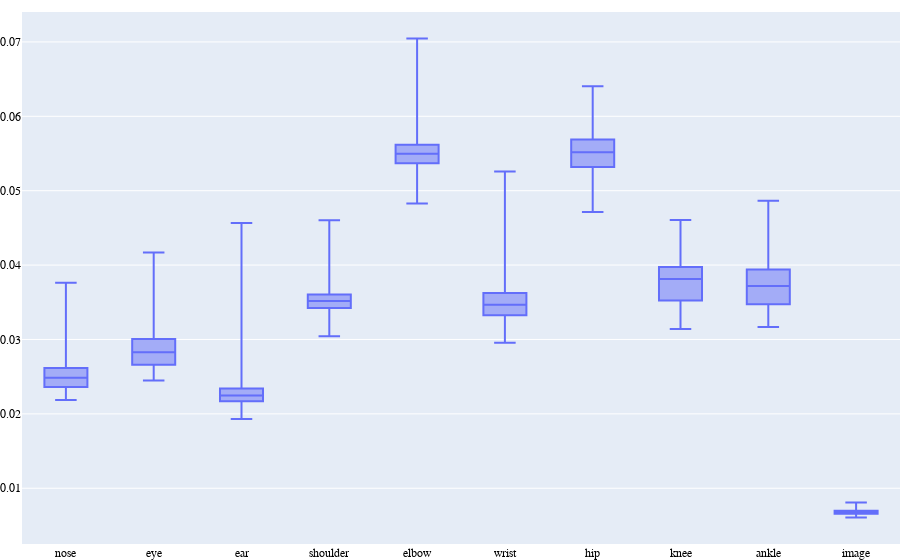

Here is the notebook cell this chart was saved with:
### Code cell
import plotly.graph_objects as go
import plotly.express as px
import matplotlib.pyplot as plt
color = px.colors.qualitative.Plotly
import numpy as np

fig = go.Figure()

draw_body = all_body.detach().cpu()

joint_dict = dict()

for k, v in coco_kp_dict.items():
    joint = v.split("_")[-1]
    if joint in joint_dict:
        joint_dict[joint].append(k)
    else:
        joint_dict[joint] = [k]

for joint, keys in joint_dict.items():
    fig.add_trace(go.Box(y=draw_body[:, keys].mean(-1), name=joint, boxpoints=False, marker_color=color[0]))
fig.add_trace(go.Box(y=draw_body[:, 18:].mean(-1), name="image", boxpoints=False, marker_color=color[0]))
fig.update_layout(showlegend=False,    
                  font_color="black",
                  font_family="Times New Roman",
                  title_font_family="Times New Roman",
                  margin_l=0, margin_r=0, margin_t=12, margin_b=0,)
fig.show()
fig.write_image("qp_attn.pdf", width=350, height=190)

plt.imshow(out[0])

### Figure 1 — Plotly figure (JSON) as saved in the notebook; plotly's stock layout.template omitted (floating-point values rounded to 4 significant figures; data arrays with more than 128 entries replaced by an {"elided": "..."} marker saying what was removed)
{"data": [{"boxpoints": false, "marker": {"color": "#636EFA"}, "name": "nose", "type": "box", "y": {"elided": "318 float values"}}, {"boxpoints": false, "marker": {"color": "#636EFA"}, "name": "eye", "type": "box", "y": {"elided": "318 float values"}}, {"boxpoints": false, "marker": {"color": "#636EFA"}, "name": "ear", "type": "box", "y": {"elided": "318 float values"}}, {"boxpoints": false, "marker": {"color": "#636EFA"}, "name": "shoulder", "type": "box", "y": {"elided": "318 float values"}}, {"boxpoints": false, "marker": {"color": "#636EFA"}, "name": "elbow", "type": "box", "y": {"elided": "318 float values"}}, {"boxpoints": false, "marker": {"color": "#636EFA"}, "name": "wrist", "type": "box", "y": {"elided": "318 float values"}}, {"boxpoints": false, "marker": {"color": "#636EFA"}, "name": "hip", "type": "box", "y": {"elided": "318 float values"}}, {"boxpoints": false, "marker": {"color": "#636EFA"}, "name": "knee", "type": "box", "y": {"elided": "318 float values"}}, {"boxpoints": false, "marker": {"color": "#636EFA"}, "name": "ankle", "type": "box", "y": {"elided": "318 float values"}}, {"boxpoints": false, "marker": {"color": "#636EFA"}, "name": "image", "type": "box", "y": {"elided": "318 float values"}}], "layout": {"font": {"color": "black", "family": "Times New Roman"}, "margin": {"b": 0, "l": 0, "r": 0, "t": 12}, "showlegend": false, "title": {"font": {"family": "Times New Roman"}}}}
